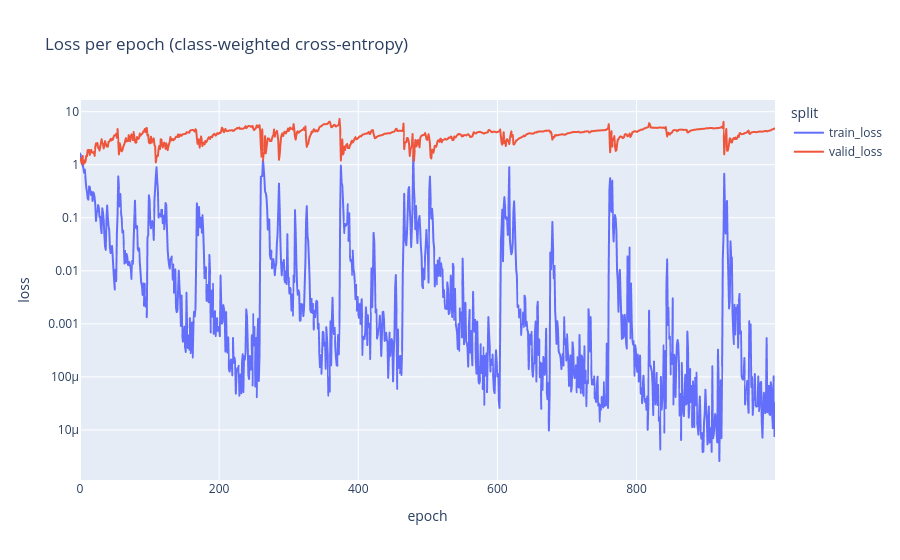

Notebook cell for this chart:
### Code cell
# new: loss per epoch, training vs validation.

loss_long = history_df.melt(
    id_vars="epoch",
    value_vars=["train_loss", "valid_loss"],
    var_name="split",
    value_name="loss",
)
fig_loss = px.line(
    loss_long,
    x="epoch",
    y="loss",
    color="split",
    log_y=True,
    title="Loss per epoch (class-weighted cross-entropy)",
)
fig_loss.show()

### Figure 1 — Plotly figure (JSON) as saved in the notebook; plotly's stock layout.template omitted (floating-point values rounded to 4 significant figures; data arrays with more than 128 entries replaced by an {"elided": "..."} marker saying what was removed)
{"data": [{"hovertemplate": "split=train_loss<br>epoch=%{x}<br>loss=%{y}<extra></extra>", "legendgroup": "train_loss", "line": {"color": "#636efa", "dash": "solid"}, "marker": {"symbol": "circle"}, "mode": "lines", "name": "train_loss", "showlegend": true, "type": "scattergl", "x": {"elided": "1000 int values"}, "xaxis": "x", "y": {"elided": "1000 float values"}, "yaxis": "y"}, {"hovertemplate": "split=valid_loss<br>epoch=%{x}<br>loss=%{y}<extra></extra>", "legendgroup": "valid_loss", "line": {"color": "#EF553B", "dash": "solid"}, "marker": {"symbol": "circle"}, "mode": "lines", "name": "valid_loss", "showlegend": true, "type": "scattergl", "x": {"elided": "1000 int values"}, "xaxis": "x", "y": {"elided": "1000 float values"}, "yaxis": "y"}], "layout": {"legend": {"title": {"text": "split"}, "tracegroupgap": 0}, "title": {"text": "Loss per epoch (class-weighted cross-entropy)"}, "xaxis": {"anchor": "y", "domain": [0, 1], "title": {"text": "epoch"}}, "yaxis": {"anchor": "x", "domain": [0, 1], "title": {"text": "loss"}, "type": "log"}}}
